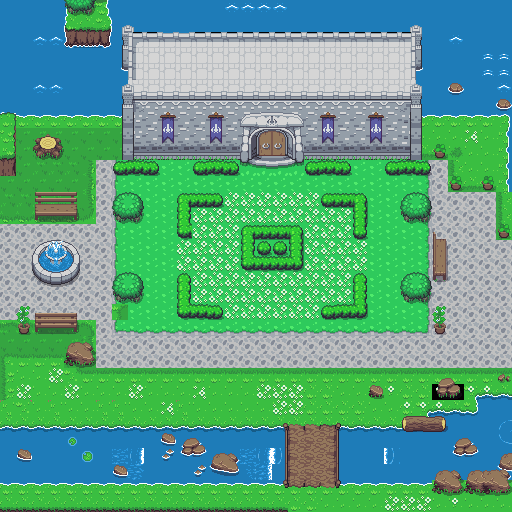

Below is a game level as drawn by its tile map, then a one-line description and the .tmx that defines it (tile-layer data replaced by summaries):
An orthogonal 32x32 tile map with 16x16 px tiles, 3 tile layers (Capa de patrones 1, Capa de patrones 2, Capa de patrones 3).

<map version="1.4" tiledversion="1.4.2" orientation="orthogonal" renderorder="right-down" width="32" height="32" tilewidth="16" tileheight="16" infinite="0" nextlayerid="9" nextobjectid="1">
 <tileset firstgid="1" source="Overworld1.tsx" />
 <layer id="4" name="Capa de patrones 1" width="32" height="32">
  <data>[1024 cells, 770 non-empty, 45 distinct tile ids]</data>
 </layer>
 <layer id="5" name="Capa de patrones 2" width="32" height="32">
  <data>[1024 cells, 234 non-empty, 54 distinct tile ids]</data>
 </layer>
 <layer id="3" name="Capa de patrones 3" width="32" height="32">
  <data>[1024 cells, 399 non-empty, 121 distinct tile ids]</data>
 </layer>
</map>
